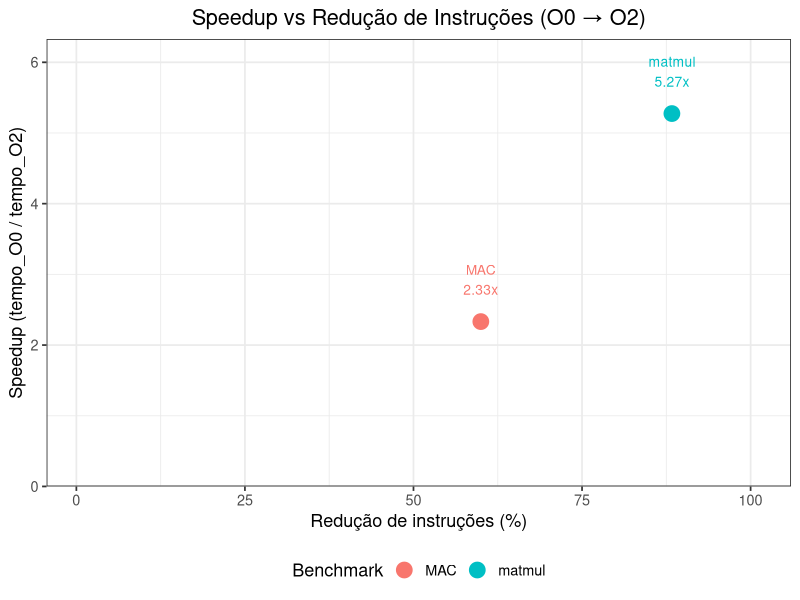
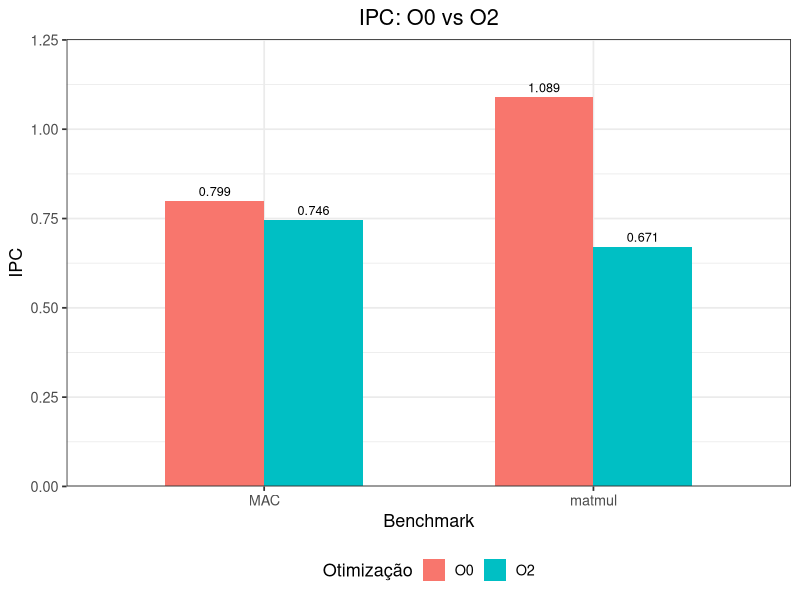
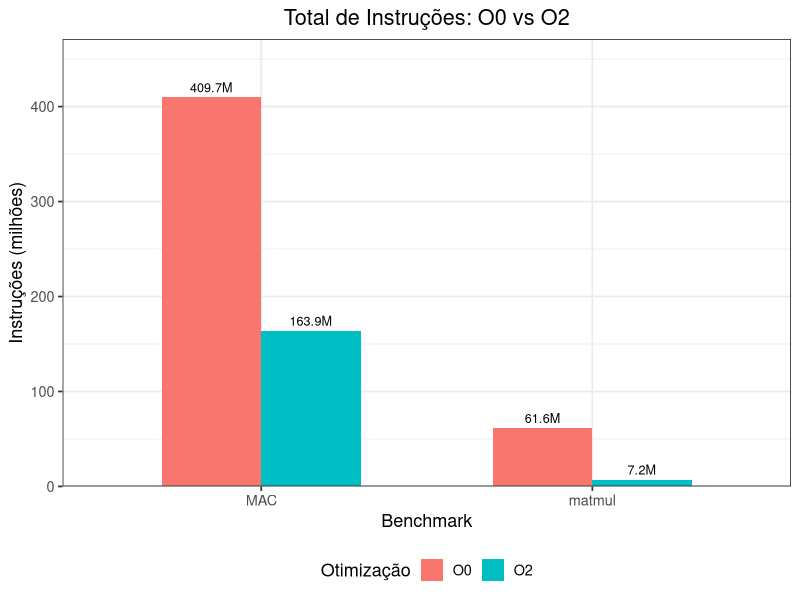

Source code (R) for these figures, in order:
library(ggplot2)

df <- data.frame(
  benchmark = c("matmul", "MAC"),
  ipc_O0    = c(1.089217, 0.799321),
  ipc_O2    = c(0.670664, 0.745769),
  insts_O0  = c(61590269,  409739372),
  insts_O2  = c(7189898,   163938676),
  sec_O0    = c(0.028273,  0.256305),
  sec_O2    = c(0.005360,  0.109913)
)

df$speedup       <- df$sec_O0 / df$sec_O2
df$insts_reducao <- (1 - df$insts_O2 / df$insts_O0) * 100  # % redução de instruções
df$ipc_delta     <- df$ipc_O2 - df$ipc_O0

# ── Plot 1: Speedup vs Redução de instruções ──────────────────────────────────
p1 <- ggplot(df, aes(x = insts_reducao, y = speedup, color = benchmark)) +
  geom_point(size = 5) +
  geom_text(aes(label = sprintf("%s\n%.2fx", benchmark, speedup)),
            vjust = -0.9, size = 3.5, show.legend = FALSE) +
  labs(
    title = "Speedup vs Redução de Instruções (O0 → O2)",
    x     = "Redução de instruções (%)",
    y     = "Speedup (tempo_O0 / tempo_O2)",
    color = "Benchmark"
  ) +
  expand_limits(y = 0, x = 0) +
  scale_y_continuous(expand = expansion(mult = c(0, 0.2))) +
  scale_x_continuous(expand = expansion(mult = c(0.05, 0.2))) +
  theme_bw(base_size = 13) +
  theme(legend.position = "bottom",
        plot.title = element_text(hjust = 0.5))

# ── Plot 2: IPC e Speedup lado a lado por benchmark ──────────────────────────
df_long_ipc <- data.frame(
  benchmark = rep(df$benchmark, 2),
  opt       = rep(c("O0", "O2"), each = nrow(df)),
  ipc       = c(df$ipc_O0, df$ipc_O2)
)

p2 <- ggplot(df_long_ipc, aes(x = benchmark, y = ipc, fill = opt)) +
  geom_col(position = "dodge", width = 0.6) +
  geom_text(aes(label = round(ipc, 3)),
            position = position_dodge(width = 0.6),
            vjust = -0.5, size = 3.2) +
  labs(
    title = "IPC: O0 vs O2",
    x     = "Benchmark",
    y     = "IPC",
    fill  = "Otimização"
  ) +
  scale_y_continuous(expand = expansion(mult = c(0, 0.15))) +
  theme_bw(base_size = 13) +
  theme(legend.position = "bottom",
        plot.title = element_text(hjust = 0.5))

# ── Plot 3: Número de instruções O0 vs O2 ────────────────────────────────────
df_long_insts <- data.frame(
  benchmark = rep(df$benchmark, 2),
  opt       = rep(c("O0", "O2"), each = nrow(df)),
  insts     = c(df$insts_O0, df$insts_O2) / 1e6
)

p3 <- ggplot(df_long_insts, aes(x = benchmark, y = insts, fill = opt)) +
  geom_col(position = "dodge", width = 0.6) +
  geom_text(aes(label = sprintf("%.1fM", insts)),
            position = position_dodge(width = 0.6),
            vjust = -0.5, size = 3.2) +
  labs(
    title = "Total de Instruções: O0 vs O2",
    x     = "Benchmark",
    y     = "Instruções (milhões)",
    fill  = "Otimização"
  ) +
  scale_y_continuous(expand = expansion(mult = c(0, 0.15))) +
  theme_bw(base_size = 13) +
  theme(legend.position = "bottom",
        plot.title = element_text(hjust = 0.5))

ggsave("speedup1_scatter.png",  p1, width = 6,   height = 4.5, dpi = 150)
ggsave("speedup2_ipc_bar.png",  p2, width = 6,   height = 4.5, dpi = 150)
ggsave("speedup3_insts_bar.png", p3, width = 6,  height = 4.5, dpi = 150)

cat("Salvos:\n")
cat("  speedup1_scatter.png  — speedup vs reducao de instrucoes\n")
cat("  speedup2_ipc_bar.png  — IPC O0 vs O2\n")
cat("  speedup3_insts_bar.png — total instrucoes O0 vs O2\n")
